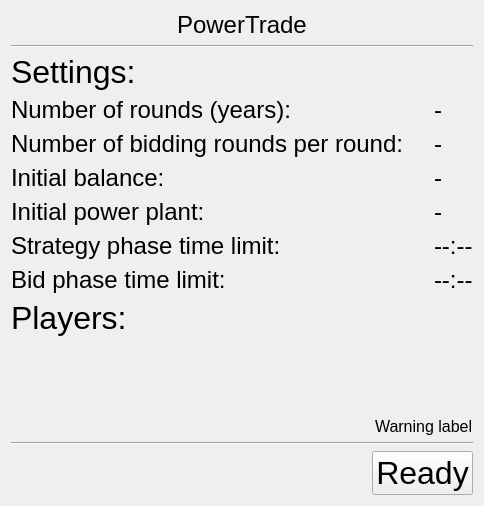
      <widget class="QWidget" name="page_lobby">
       <layout class="QVBoxLayout" name="verticalLayout_8">
        <item alignment="Qt::AlignHCenter|Qt::AlignTop">
         <widget class="QLabel" name="lobby_logo">
          <property name="sizePolicy">
           <sizepolicy hsizetype="Minimum" vsizetype="Minimum">
            <horstretch>0</horstretch>
            <verstretch>0</verstretch>
           </sizepolicy>
          </property>
          <property name="maximumSize">
           <size>
            <width>16777215</width>
            <height>30</height>
           </size>
          </property>
          <property name="font">
           <font>
            <pointsize>18</pointsize>
           </font>
          </property>
          <property name="text">
           <string>PowerTrade</string>
          </property>
         </widget>
        </item>
        <item>
         <widget class="Line" name="line_7">
          <property name="orientation">
           <enum>Qt::Horizontal</enum>
          </property>
         </widget>
        </item>
        <item>
         <widget class="QLabel" name="label_6">
          <property name="font">
           <font>
            <pointsize>24</pointsize>
           </font>
          </property>
          <property name="text">
           <string>Settings:</string>
          </property>
         </widget>
        </item>
        <item>
         <layout class="QFormLayout" name="formLayout_4">
          <property name="fieldGrowthPolicy">
           <enum>QFormLayout::AllNonFixedFieldsGrow</enum>
          </property>
          <property name="horizontalSpacing">
           <number>30</number>
          </property>
          <item row="0" column="0">
           <widget class="QLabel" name="label_10">
            <property name="font">
             <font>
              <pointsize>18</pointsize>
             </font>
            </property>
            <property name="text">
             <string>Number of rounds (years):</string>
            </property>
           </widget>
          </item>
          <item row="0" column="1">
           <widget class="QLabel" name="lobby_label_years">
            <property name="font">
             <font>
              <pointsize>18</pointsize>
             </font>
            </property>
            <property name="toolTip">
             <string>The number of strategy phases in the game where you can invest in power plants</string>
            </property>
            <property name="text">
             <string>-</string>
            </property>
           </widget>
          </item>
          <item row="1" column="0">
           <widget class="QLabel" name="label_11">
            <property name="font">
             <font>
              <pointsize>18</pointsize>
             </font>
            </property>
            <property name="text">
             <string>Number of bidding rounds per round:</string>
            </property>
           </widget>
          </item>
          <item row="1" column="1">
           <widget class="QLabel" name="lobby_label_bidRounds">
            <property name="font">
             <font>
              <pointsize>18</pointsize>
             </font>
            </property>
            <property name="toolTip">
             <string>The number of bidding phase for each year</string>
            </property>
            <property name="text">
             <string>-</string>
            </property>
           </widget>
          </item>
          <item row="2" column="0">
           <widget class="QLabel" name="label_13">
            <property name="font">
             <font>
              <pointsize>18</pointsize>
             </font>
            </property>
            <property name="text">
             <string>Initial balance:</string>
            </property>
           </widget>
          </item>
          <item row="2" column="1">
           <widget class="QLabel" name="lobby_label_startMoney">
            <property name="font">
             <font>
              <pointsize>18</pointsize>
             </font>
            </property>
            <property name="toolTip">
             <string>The starting money for your firm</string>
            </property>
            <property name="text">
             <string>-</string>
            </property>
           </widget>
          </item>
          <item row="3" column="0">
           <widget class="QLabel" name="label_16">
            <property name="font">
             <font>
              <pointsize>18</pointsize>
             </font>
            </property>
            <property name="text">
             <string>Initial power plant:</string>
            </property>
           </widget>
          </item>
          <item row="3" column="1">
           <widget class="QLabel" name="lobby_label_startPlant">
            <property name="font">
             <font>
              <pointsize>18</pointsize>
             </font>
            </property>
            <property name="toolTip">
             <string>The chosen initial power plant for this game</string>
            </property>
            <property name="text">
             <string>-</string>
            </property>
           </widget>
          </item>
          <item row="4" column="0">
           <widget class="QLabel" name="label_18">
            <property name="font">
             <font>
              <pointsize>18</pointsize>
             </font>
            </property>
            <property name="text">
             <string>Strategy phase time limit:</string>
            </property>
           </widget>
          </item>
          <item row="4" column="1">
           <widget class="QLabel" name="lobby_label_timeStrategy">
            <property name="font">
             <font>
              <pointsize>18</pointsize>
             </font>
            </property>
            <property name="toolTip">
             <string>The time for a strategy phase</string>
            </property>
            <property name="text">
             <string>--:--</string>
            </property>
           </widget>
          </item>
          <item row="5" column="0">
           <widget class="QLabel" name="label_20">
            <property name="font">
             <font>
              <pointsize>18</pointsize>
             </font>
            </property>
            <property name="text">
             <string>Bid phase time limit:</string>
            </property>
           </widget>
          </item>
          <item row="5" column="1">
           <widget class="QLabel" name="lobby_label_timeBid">
            <property name="font">
             <font>
              <pointsize>18</pointsize>
             </font>
            </property>
            <property name="toolTip">
             <string>The time for each bidding round</string>
            </property>
            <property name="text">
             <string>--:--</string>
            </property>
           </widget>
          </item>
         </layout>
        </item>
        <item>
         <widget class="QLabel" name="label_8">
          <property name="font">
           <font>
            <pointsize>24</pointsize>
           </font>
          </property>
          <property name="text">
           <string>Players:</string>
          </property>
         </widget>
        </item>
        <item>
         <widget class="QScrollArea" name="lobby_scrollArea">
          <property name="frameShape">
           <enum>QFrame::NoFrame</enum>
          </property>
          <property name="lineWidth">
           <number>0</number>
          </property>
          <property name="widgetResizable">
           <bool>true</bool>
          </property>
          <widget class="QWidget" name="scrollAreaWidgetContents_3">
           <property name="geometry">
            <rect>
             <x>0</x>
             <y>0</y>
             <width>1576</width>
             <height>530</height>
            </rect>
           </property>
           <layout class="QGridLayout" name="gridLayout">
            <item row="0" column="0">
             <layout class="QGridLayout" name="lobby_gridLayout"/>
            </item>
            <item row="1" column="0">
             <spacer name="verticalSpacer_3">
              <property name="orientation">
               <enum>Qt::Vertical</enum>
              </property>
              <property name="sizeHint" stdset="0">
               <size>
                <width>20</width>
                <height>40</height>
               </size>
              </property>
             </spacer>
            </item>
           </layout>
          </widget>
         </widget>
        </item>
        <item>
         <layout class="QHBoxLayout" name="horizontalLayout_6">
          <property name="bottomMargin">
           <number>0</number>
          </property>
          <item>
           <spacer name="horizontalSpacer_19">
            <property name="orientation">
             <enum>Qt::Horizontal</enum>
            </property>
            <property name="sizeHint" stdset="0">
             <size>
              <width>40</width>
              <height>20</height>
             </size>
            </property>
           </spacer>
          </item>
          <item>
           <widget class="QLabel" name="lobby_label_warning">
            <property name="font">
             <font>
              <pointsize>12</pointsize>
             </font>
            </property>
            <property name="text">
             <string>Warning label</string>
            </property>
           </widget>
          </item>
         </layout>
        </item>
        <item>
         <widget class="Line" name="line_8">
          <property name="orientation">
           <enum>Qt::Horizontal</enum>
          </property>
         </widget>
        </item>
        <item>
         <layout class="QHBoxLayout" name="horizontalLayout_3">
          <item>
           <spacer name="horizontalSpacer_3">
            <property name="orientation">
             <enum>Qt::Horizontal</enum>
            </property>
            <property name="sizeHint" stdset="0">
             <size>
              <width>40</width>
              <height>20</height>
             </size>
            </property>
           </spacer>
          </item>
          <item>
           <widget class="QPushButton" name="lobby_button">
            <property name="font">
             <font>
              <pointsize>24</pointsize>
             </font>
            </property>
            <property name="styleSheet">
             <string notr="true"/>
            </property>
            <property name="text">
             <string>Ready</string>
            </property>
            <property name="autoDefault">
             <bool>true</bool>
            </property>
           </widget>
          </item>
         </layout>
        </item>
       </layout>
      </widget>
